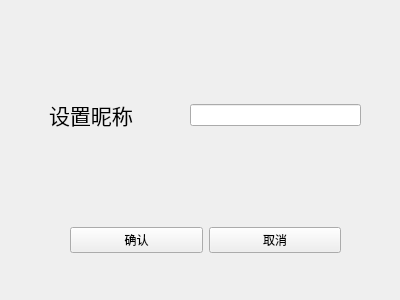
<?xml version="1.0" encoding="UTF-8"?>
<ui version="4.0">
 <class>SetNickname</class>
 <widget class="QWidget" name="SetNickname">
  <property name="geometry">
   <rect>
    <x>0</x>
    <y>0</y>
    <width>400</width>
    <height>300</height>
   </rect>
  </property>
  <property name="windowTitle">
   <string>Form</string>
  </property>
  <widget class="QWidget" name="verticalLayoutWidget">
   <property name="geometry">
    <rect>
     <x>190</x>
     <y>50</y>
     <width>171</width>
     <height>131</height>
    </rect>
   </property>
   <layout class="QVBoxLayout" name="verticalLayout">
    <item>
     <widget class="QLineEdit" name="lineEdit"/>
    </item>
   </layout>
  </widget>
  <widget class="QWidget" name="horizontalLayoutWidget">
   <property name="geometry">
    <rect>
     <x>70</x>
     <y>210</y>
     <width>271</width>
     <height>61</height>
    </rect>
   </property>
   <layout class="QHBoxLayout" name="horizontalLayout">
    <item>
     <widget class="QPushButton" name="pushButton_2">
      <property name="text">
       <string>确认</string>
      </property>
     </widget>
    </item>
    <item>
     <widget class="QPushButton" name="pushButton">
      <property name="text">
       <string>取消</string>
      </property>
     </widget>
    </item>
   </layout>
  </widget>
  <widget class="QWidget" name="verticalLayoutWidget_2">
   <property name="geometry">
    <rect>
     <x>49</x>
     <y>49</y>
     <width>111</width>
     <height>131</height>
    </rect>
   </property>
   <layout class="QVBoxLayout" name="verticalLayout_2">
    <item>
     <widget class="QLabel" name="label">
      <property name="font">
       <font>
        <pointsize>16</pointsize>
       </font>
      </property>
      <property name="text">
       <string>设置昵称</string>
      </property>
     </widget>
    </item>
   </layout>
  </widget>
 </widget>
 <resources/>
 <connections/>
</ui>
